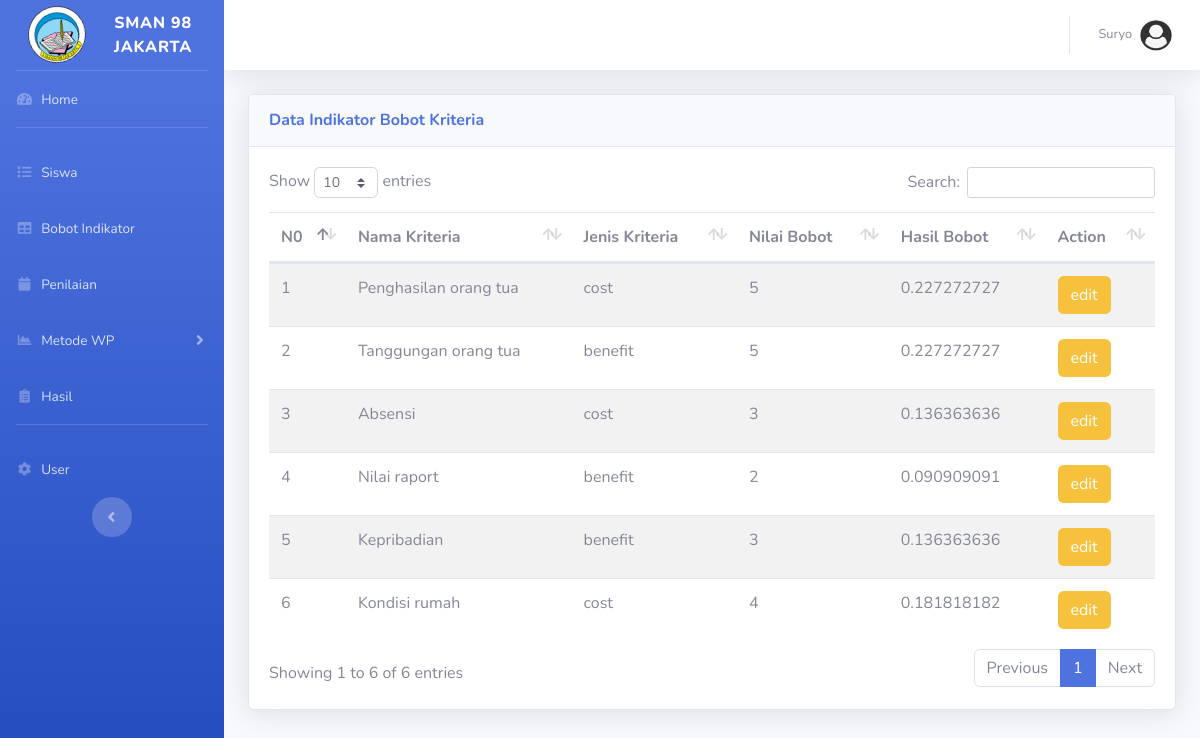
Screenshot of /data-bobot.php (signed in) with the database file from the repository.
### tables this page shows
CREATE TABLE `user` (
  `id` int(11) NOT NULL,
  `username` varchar(35) NOT NULL,
  `email` varchar(35) NOT NULL,
  `password` varchar(35) NOT NULL,
  `level` varchar(20) NOT NULL
);

CREATE TABLE `bobot2` (
  `id` int(11) NOT NULL,
  `kriteria` varchar(255) NOT NULL,
  `jenis_kriteria` varchar(10) NOT NULL,
  `b_nilai` int(11) NOT NULL
);

### data-bobot.php (the view, shortened to what this page needs)
<?php include "conect.php";
?>
<!DOCTYPE html>
<html lang="en">
<head>
    <link href="vendor/fontawesome-free/css/all.min.css" rel="stylesheet" type="text/css">
    <link href="css/sb-admin-2.min.css" rel="stylesheet">
    <link href="vendor/datatables/dataTables.bootstrap4.min.css" rel="stylesheet">
</head>
<body id="page-top">
    <div id="wrapper">
        <ul class="navbar-nav bg-gradient-primary sidebar sidebar-dark accordion" id="accordionSidebar">
            <a class="sidebar-brand d-flex align-items-center justify-content-center" href="index.php">
                <div class="sidebar-brand-icon rotate-n-15">
                    <img class="img-profile rounded-circle" src="img/LOGO SMAN 98 JAKARTA.png" style="width: 70%">
                </div>
                <div class="sidebar-brand-text mx-3">SMAN 98 Jakarta</div>
            </a>
            <hr class="sidebar-divider my-0">
            <li class="nav-item">
                <a class="nav-link" href="index.php">
                    <i class="fas fa-fw fa-tachometer-alt"></i>
                    <span>Home</span></a>
            </li>
            <hr class="sidebar-divider">
            <li class="nav-item">
                <a class="nav-link collapsed" href="data-siswa.php">
                    <i class="fas fa-fw fa-list"></i>
                    <span>Siswa</span>
                </a>
            </li>
            <li class="nav-item">
                <a class="nav-link collapsed" href="data-bobot.php" >
                    <i class="fas fa-fw fa-table"></i>
                    <span>Bobot Indikator</span>
                </a>
            </li>
            <li class="nav-item">
                <a class="nav-link collapsed" href="data-penilaian.php">
                    <i class="fas fa-fw fa-calendar"></i>
                    <span>Penilaian</span>
                </a>
            </li>
            <li class="nav-item">
                <a class="nav-link collapsed" href="#" data-toggle="collapse" data-target="#collapseUtilities"
                    aria-expanded="true" aria-controls="collapseUtilities">
                    <i class="fas fa-fw fa-chart-area"></i>
                    <span>Metode WP</span>
                </a>
            </li>
            <li class="nav-item">
                <a class="nav-link collapsed" href="hasil-perhitungan.php">
                    <i class="fas fa-fw fa-clipboard-list"></i>
                    <span>Hasil</span>
                </a>
            </li>
            <?php
                $queri ="SELECT * From user";
                $hasil = mysqli_query($koneksi, $queri);
                while($data = mysqli_fetch_array($hasil)){
                    if($_SESSION['username'] == $data[1]){
                        if($data[4] == "admin"){
                            echo '
                            <hr class="sidebar-divider">
                            <li class="nav-item">
                                <a class="nav-link collapsed" href="data-user.php">
                                    <i class="fas fa-fw fa-cog"></i>
                                    <span>User</span>
                                </a>
                            </li>
                            ';
                        }else if($data[4] == "kesiswaan"){
                            echo "";
                        }
                    }
                }
            ?>
            <div class="text-center d-none d-md-inline">
                <button class="rounded-circle border-0" id="sidebarToggle"></button>
            </div>
        </ul>
        <div id="content-wrapper" class="d-flex flex-column">
            <div id="content">
                <nav class="navbar navbar-expand navbar-light bg-white topbar mb-4 static-top shadow">
                    <ul class="navbar-nav ml-auto">
                        <li class="nav-item dropdown no-arrow">
                            <a class="nav-link dropdown-toggle" href="#" id="userDropdown" role="button"
                                data-toggle="dropdown" aria-haspopup="true" aria-expanded="false">
                                <span class="mr-2 d-none d-lg-inline text-gray-600 small"><?php echo $_SESSION['username'] ?></span>
                                <img class="img-profile rounded-circle"
                                    src="img/user-icon.png">
                            </a>
                        </li>
                    </ul>
                </nav>
                <div class="container-fluid">
                    <div class="card shadow mb-4">
                        <div class="card-header py-3">
                            <h6 class="m-0 font-weight-bold text-primary">Data Indikator Bobot Kriteria</h6>
                        </div>
                        <div class="card-body">
                            <div class="table-responsive">
                                <table class="table table-striped" id="dataTable" width="100%" cellspacing="0">
                                    <thead>
                                        <tr>
                                            <th>N0</th>
                                            <th>Nama Kriteria</th>
                                            <th>Jenis Kriteria</th>
                                            <th>Nilai Bobot</th>
                                            <th>Hasil Bobot</th>
                                            <th>Action</th>
                                        </tr>
                                    </thead>
                                    <tbody>
                                    <?php
                                        $queri="Select * From bobot2";
                                        $hasil=mysqli_query ($koneksi,$queri);
                                        $hasilLagi=mysqli_query ($koneksi,$queri);
                                        $no=0;
                                        while ($cariTotalBobot = mysqli_fetch_array ($hasil)){
                                        $totalSementara[] = $cariTotalBobot['b_nilai'];
                                        }
                                        $totalSeluruh = array_sum($totalSementara);
                                        while ($data = mysqli_fetch_array ($hasilLagi)){
                                        $prioritasBobot = round($data[3] / $totalSeluruh,9);
                                        $no++;
                                        echo "
                                        <tr>
                                        <td>".$no."</td>
                                        <td>".$data[1]."</td>
                                        <td>".$data[2]."</td>
                                        <td>".$data[3]."</td>
                                        <td>".$prioritasBobot."</td>
                                        <td>
                                        <a href=edit-data-bobot.php?id=".$data[0]."><input type=button value=edit class=btn btn-success btn-block style=background-color:#f6c23e;color:#fff;></a>
                                        </tr>";
                                        }
                                    ?>
                                    </tbody>
                                </table>
                            </div>
                        </div>
                    </div>
                </div>
            </div>
        </div>
    </div>
</body>
</html>

### rows the page displays
user: level "admin" (drawn), username "User"
bobot2: kriteria "Penghasilan orang tua", jenis_kriteria "cost", b_nilai "5", b_nilai "0.227272727"
bobot2: kriteria "Tanggungan orang tua", jenis_kriteria "benefit", b_nilai "5", b_nilai "0.227272727"
bobot2: kriteria "Absensi", jenis_kriteria "cost", b_nilai "3", b_nilai "0.136363636"
bobot2: kriteria "Nilai raport", jenis_kriteria "benefit", b_nilai "2", b_nilai "0.090909091"
bobot2: kriteria "Kepribadian", jenis_kriteria "benefit", b_nilai "3", b_nilai "0.136363636"
bobot2: kriteria "Kondisi rumah", jenis_kriteria "cost", b_nilai "4", b_nilai "0.181818182"

### other values shown
$_SESSION['username'] "Suryo"
